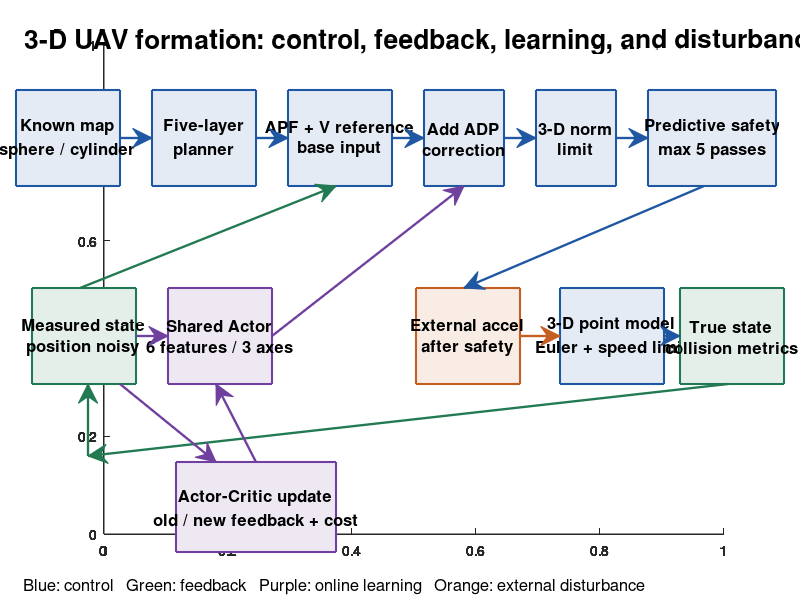
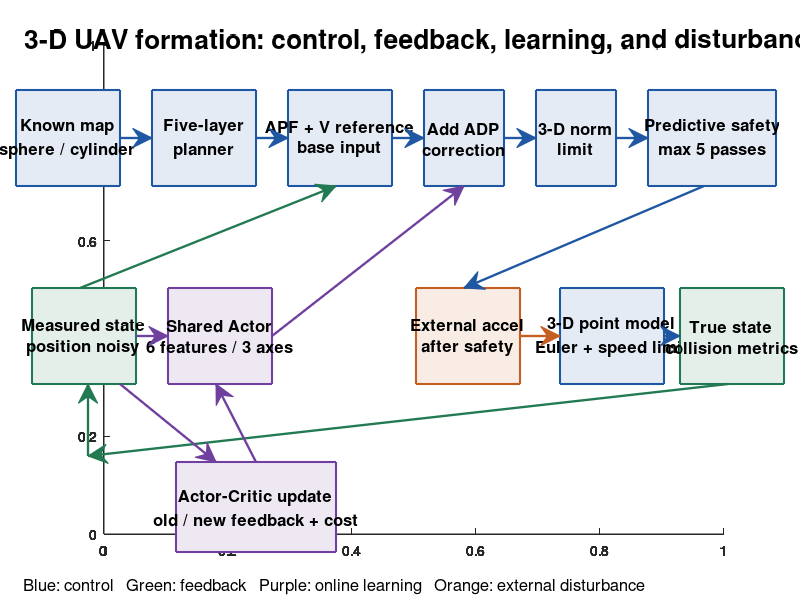

Source code (MATLAB) for these figures, in order:
function draw_flow3d(outputDir)
% DRAW_FLOW3D Editable MATLAB source for the actual 3-D information flow.
    if nargin<1, outputDir=fileparts(mfilename('fullpath')); end
    fig=figure('Visible','off','Color','w','Position',[100 100 1550 650]);
    blue=[0.12 0.34 0.64];green=[0.13 0.48 0.32];
    purple=[0.44 0.25 0.62];orange=[0.78 0.37 0.13];
    box(fig,[0.02 0.69 0.13 0.16],{'Known map','sphere / cylinder'},blue);
    box(fig,[0.19 0.69 0.13 0.16],{'Five-layer','planner'},blue);
    box(fig,[0.36 0.69 0.13 0.16],{'APF + V reference','base input'},blue);
    box(fig,[0.53 0.69 0.10 0.16],{'Add ADP','correction'},blue);
    box(fig,[0.67 0.69 0.10 0.16],{'3-D norm','limit'},blue);
    box(fig,[0.81 0.69 0.16 0.16],{'Predictive safety','max 5 passes'},blue);
    arrow(fig,.15,.19,.77,.77,blue);
    arrow(fig,.32,.36,.77,.77,blue);
    arrow(fig,.49,.53,.77,.77,blue);
    arrow(fig,.63,.67,.77,.77,blue);
    arrow(fig,.77,.81,.77,.77,blue);
    box(fig,[0.04 0.36 0.13 0.16],{'Measured state','position noisy'},green);
    box(fig,[0.21 0.36 0.13 0.16],{'Shared Actor','6 features / 3 axes'},purple);
    arrow(fig,.17,.21,.44,.44,purple);
    arrow(fig,.34,.58,.44,.69,purple);
    arrow(fig,.10,.42,.52,.69,green);
    box(fig,[0.52 0.36 0.13 0.16],{'External accel','after safety'},orange);
    box(fig,[0.70 0.36 0.13 0.16],{'3-D point model','Euler + speed limit'},blue);
    arrow(fig,.88,.58,.69,.52,blue);
    arrow(fig,.65,.70,.44,.44,orange);
    box(fig,[0.85 0.36 0.13 0.16],{'True state','collision metrics'},green);
    arrow(fig,.83,.85,.44,.44,blue);
    box(fig,[0.22 0.08 0.20 0.15],{'Actor-Critic update','old / new feedback + cost'},purple);
    arrow(fig,.91,.11,.36,.24,green);
    arrow(fig,.11,.11,.24,.36,green);
    arrow(fig,.15,.27,.36,.23,purple);
    arrow(fig,.32,.27,.23,.36,purple);
    annotation(fig,'textbox',[0.03 0.91 0.94 0.05], ...
        'String','3-D UAV formation: control, feedback, learning, and disturbance', ...
        'EdgeColor','none','HorizontalAlignment','center','FontSize',19, ...
        'FontWeight','bold');
    annotation(fig,'textbox',[0.03 0.01 0.94 0.04], ...
        'String','Blue: control   Green: feedback   Purple: online learning   Orange: external disturbance', ...
        'EdgeColor','none','HorizontalAlignment','center','FontSize',12);
    savefig(fig,fullfile(outputDir,'flow.fig'));
    exportgraphics(fig,fullfile(outputDir,'flow.png'),'Resolution',180);
    close(fig);
end

function box(fig,position,label,color)
    annotation(fig,'textbox',position,'String',label,'BackgroundColor', ...
        0.88+0.12*color,'EdgeColor',color,'LineWidth',1.5, ...
        'HorizontalAlignment','center','VerticalAlignment','middle', ...
        'FontSize',12,'FontWeight','bold','FitBoxToText','off');
end

function arrow(fig,x1,x2,y1,y2,color)
    annotation(fig,'arrow',[x1 x2],[y1 y2],'Color',color,'LineWidth',1.7);
end
